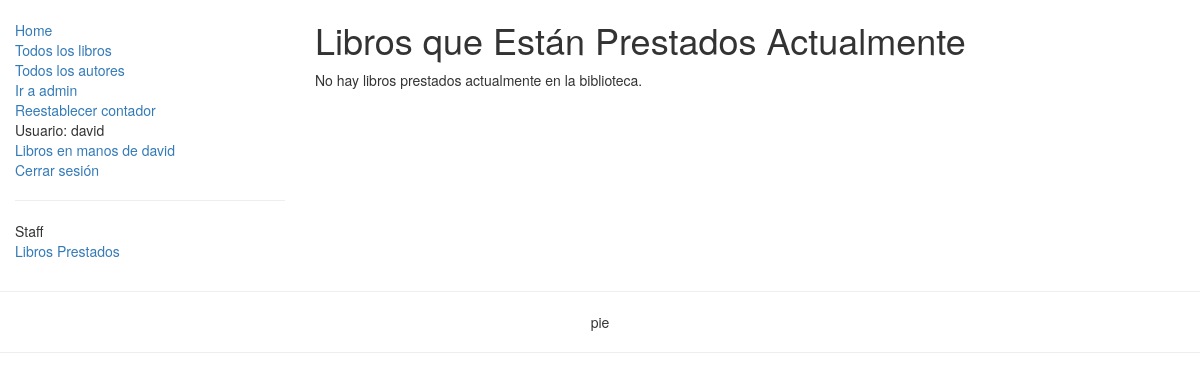
Before: /catalogo/TodosLosLibrosActualmenteAlquilados/ (signed in) with the older database file.
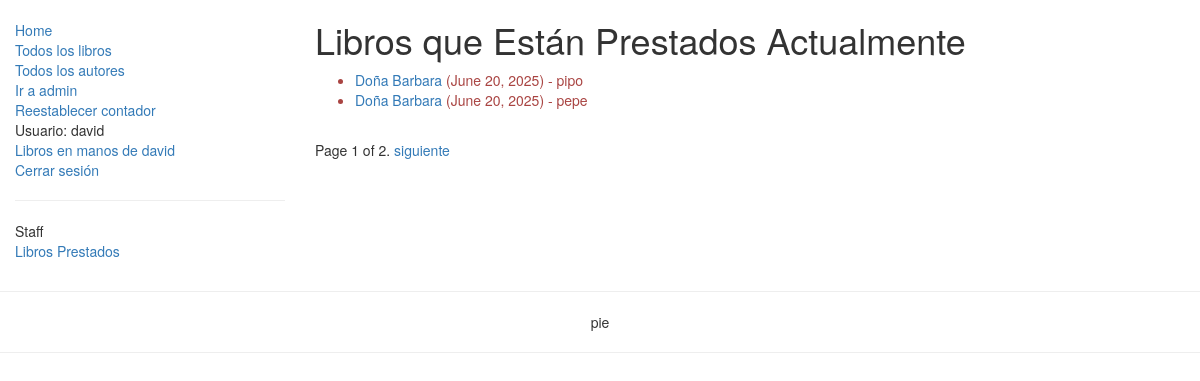
After: the same page with the newer database file.
### catalogo/models.py (models this page shows, shortened)
class LibroInstancia(models.Model):
    id = models.UUIDField(primary_key=True, default=uuid.uuid4, help_text="ID único para este libro particular en toda la biblioteca")
    libro = models.ForeignKey('Libro', on_delete=models.SET_NULL, null=True)
    imprenta = models.CharField(max_length=200)
    debidoderegresar = models.DateField(null=True, blank=True)
    prestatario = models.ForeignKey(User, on_delete=models.SET_NULL, null=True, blank=True)
    PRESTAMO_STATUS = (
        ('m', 'Mantenimieno'),
        ('p', 'En prestamo'),
        ('d', 'Disponible'),
        ('r', 'Reservado'),
    )
    estatus = models.CharField(max_length=1, choices=PRESTAMO_STATUS, blank=True, default='m', help_text='Disponibilidad del libro')
    class Meta:
        ordering = ["debidoderegresar"] #ordering es un apuntador-identificador de palabra reservada de django para esta clase, no puedo usar el nombre "ordenar".
        permissions = (("puedeMarcarRetornado", "Colocar libro como retornado"),)
    @property
    def estaVencido(self):
        if self.debidoderegresar and date.today() > self.debidoderegresar:
            return True
        return False

class Libro(models.Model):
    titulo = models.CharField(max_length=200)
    autor = models.ForeignKey('Autor', on_delete=models.SET_NULL, null=True)
    descripcion = models.TextField(max_length=1000, help_text="Ingrese una breve descripción del libro")
    isbn = models.CharField('ISBN',max_length=13, help_text='13 Caracteres <a href="https://www.isbn-international.org/content/what-isbn">ISBN number</a>')
    genero = models.ManyToManyField(Genero, help_text="Seleccione un genero para este libro")
    lenguaje = models.ForeignKey('Lenguaje', on_delete=models.SET_NULL, null=True)
    def __str__(self):
        return self.titulo
    def get_absolute_url(self):
        return reverse('detallesDeLibro', args=[str(self.id)])#Para las vistas detalladas que requieren el id como parámetro en la url, el parámetro name de la función path en el mapeador urls.py debe tener este nombre,
    class Meta:
        ordering = ['titulo', 'autor']
    def mostrar_genero(self):
        return ', '.join([ genero.nombre for genero in self.genero.all()[:3] ])
    mostrar_genero.short_description = 'Genero'

### catalogo/views.py (the view)
# urls.py: path('TodosLosLibrosActualmenteAlquilados/', views.ListaDeLibrosPrestadosActualmente.as_view(), name='librosAlquiladosActualmente'),
class ListaDeLibrosPrestadosActualmente(PermissionRequiredMixin, generic.ListView):
    permission_required = ('catalogo.puedeMarcarRetornado',)
    model = LibroInstancia
    template_name ='catalogo/todosLosLibrosPrestadosActualmente.html'
    paginate_by = 2
    def get_queryset(self):
        return LibroInstancia.objects.filter(estatus__exact='p').order_by('debidoderegresar')

### catalogo/templates/catalogo/todosLosLibrosPrestadosActualmente.html
{% extends "base1.html" %}
{% block content %}
    <h1>Libros que Están Prestados Actualmente</h1>
    {% if libroinstancia_list %}
    <ul>
      {% for instanciaDeLibro in libroinstancia_list %}
          <li class="{% if instanciaDeLibro.estaVencido %}text-danger{% endif %}">
          <a href="{{ instanciaDeLibro.libro.get_absolute_url }}">{{instanciaDeLibro.libro}}</a> ({{ instanciaDeLibro.debidoderegresar }}) - {{ instanciaDeLibro.prestatario }}
         </li>
      {% endfor %}
    </ul>
    {% else %}
      <p>No hay libros prestados actualmente en la biblioteca.</p>
    {% endif %}
{% endblock %}

### catalogo/templates/base1.html (shortened to what this page needs)
<!DOCTYPE html>
<html lang="en">
<head>
  <link rel="stylesheet" href="https://maxcdn.bootstrapcdn.com/bootstrap/3.3.7/css/bootstrap.min.css">
  {% load static %}
  <link rel="stylesheet" href="{% static 'css/styles.css' %}">
</head>
<body>
  <div class="container-fluid">
    <div class="row">
      <div class="col-sm-3">
      {% block barraLateral %}
      <ul class="sidebar-nav">
          <li><a href="{% url 'vistaHome' %}">Home</a></li>
          <li><a href="{% url 'todosLoslibros' %}">Todos los libros</a></li>
          <li><a href="{% url 'toditicosLosAutores' %}">Todos los autores</a></li>
          <li><a href="/admin">Ir a admin</a></li>
          <li><a href="{% url 'resetearVisitas' %}">Reestablecer contador</a></li>
          {% if user.is_authenticated %}
          <li>Usuario: {{ user.get_username }}</li>
          <li><a href="{% url 'misLibrosalquilados' %}">Libros en manos de {{ user.get_username }} </a></li>
          <li><a href="{% url 'logout'%}?next={{request.path}}">Cerrar sesión</a></li>
            {% if perms.catalogo.puedeMarcarRetornado %}
              <hr>
              <li>Staff</li>
              <li><a href="{% url 'librosAlquiladosActualmente' %}">Libros Prestados</a></li>
            {% endif %}
          {% else %}
          <li><a href="{% url 'login'%}?next={{request.path}}">Iniciar sesión</a></li>
          {% endif %}
      </ul>
     {% endblock %}
      </div>
      <div class="col-sm-7 ">
      {% block content %}{% endblock %}
{% block pagination %}
  {% if is_paginated %}
      <div class="pagination">
          <span class="page-links">
              <span class="page-current">
                  Page {{ page_obj.number }} of {{ page_obj.paginator.num_pages }}.
              </span>
              {% if page_obj.has_next %}
                  <a href="{{ request.path }}?page={{ page_obj.next_page_number }}">siguiente</a>
              {% endif %}
          </span>
      </div>
  {% endif %}
{% endblock %}
      </div>
    </div>
  </div>
 <div>
    <hr>
    <p style="text-align: center;">pie</p>
    <hr>
 </div>
</body>
</html>

Changed rows visible on the page:
now on this page (row edited): LibroInstancia: libro "Doña Barbara", debidoderegresar "June 20, 2025", prestatario "pipo"
now on this page (row edited): LibroInstancia: libro "Doña Barbara", debidoderegresar "June 20, 2025", prestatario "pepe"
Other visible differences:
{{ page_obj.number }}: (not shown) → "1"
{{ page_obj.paginator.num_pages }}: (not shown) → "2"
text no longer shown: "No hay libros prestados actualmente en la biblioteca."
text now shown: "Page of . siguiente"
